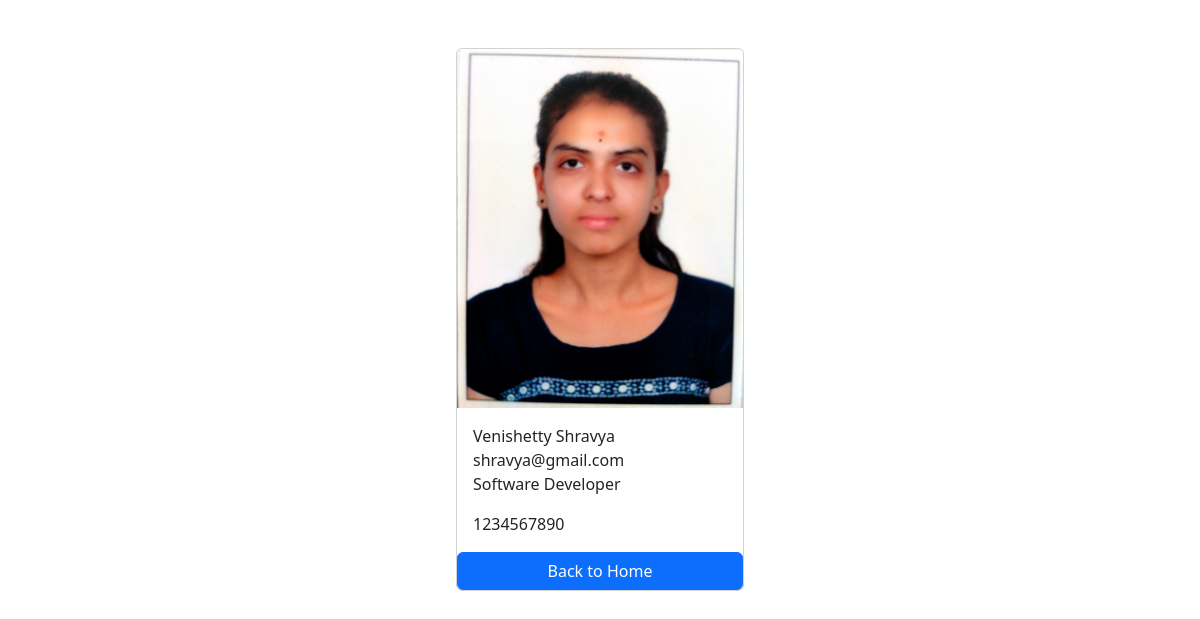
The page /employees/1/ on the database its author committed.
### employees/models.py (models this page shows, shortened)
class Employee(models.Model):
    first_name = models.CharField(max_length=100)
    last_name = models.CharField(max_length=100)
    photo = models.ImageField(upload_to='images')
    designation = models.CharField(max_length=100)
    email = models.EmailField(max_length=100,unique=True)
    phone_number = models.CharField(max_length=15, blank=True, null=True)
    created_at = models.DateTimeField(auto_now_add=True)
    updated_at = models.DateTimeField(auto_now=True)

### employees/views.py (the view)
# urls.py: path('<int:pk>/',views.employee_detail, name='employee_detail'),  # URL for employee detail view
def employee_detail(request, pk):
    employee = get_object_or_404(Employee, pk=pk)  # Fetch the employee by primary key
    context = {
        'employee' : employee,
    }
    return render(request, 'employee_detail.html',context)  # Render the employee detail template with the employee data

### templates/employee_detail.html (shortened to what this page needs)
{% load static %}
<!DOCTYPE html>
<html lang="en">
<head>
    <link href="https://cdn.jsdelivr.net/npm/bootstrap@5.3.7/dist/css/bootstrap.min.css" rel="stylesheet">
</head>
<body>
<div class="container pt-5">
    <div class="card mx-auto" style="width: 18rem;">
    <img src="{{ employee.photo.url }}" class="card-img-top" alt="Employee Image">
    <div class="card-body">
    <p class="card-text m-0">{{ employee.first_name }} {{ employee.last_name }}</p>
    <p class="card-text m-0">{{ employee.email }}</p>
    <p class="card-text">{{ employee.designation }} </p>
    <p class="card-text">{{ employee.phone_number }} </p>
    </div>
    <a href="{% url 'home' %}" class="btn btn-primary">Back to Home</a>
    </div>
</div>
</body>
</html>

### rows shown on the page
Employee: photo (picture), first_name "Venishetty", last_name "Shravya", email "shravya@gmail.com", designation "Software Developer", phone_number "1234567890"
